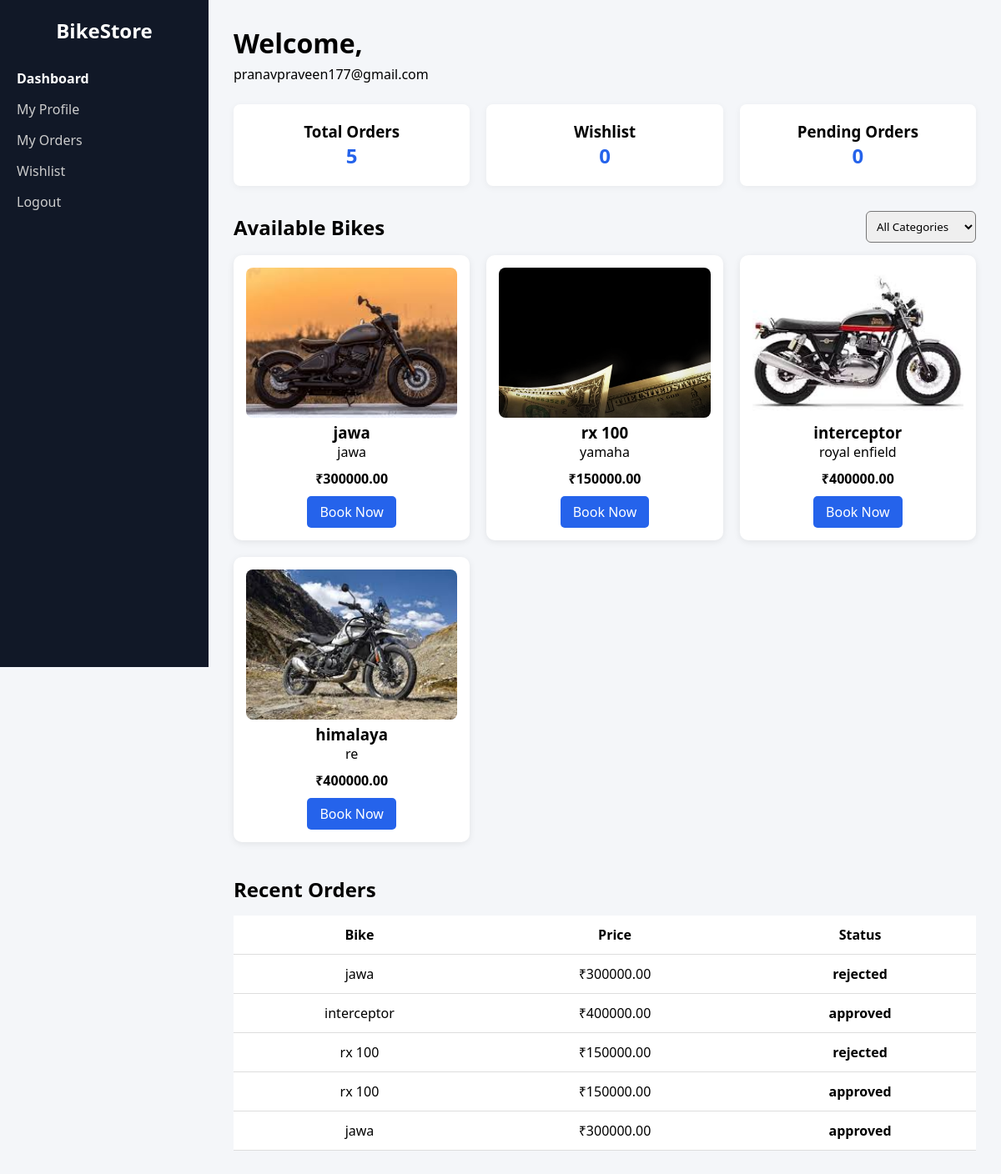
/user-dashboard/ (signed in), run on the app's committed database.
### bike/models.py (models this page shows, shortened)
class Bike(models.Model):
    CONDITION_CHOICES = (
        ('new', 'New'),
        ('used', 'Used'),
    )
    FUEL_CHOICES = (
        ('petrol', 'Petrol'),
        ('electric', 'Electric'),
        ('diesel', 'Diesel'),
    )
    seller = models.ForeignKey(
        User,
        on_delete=models.CASCADE,
        related_name="bikes"
    )
    title = models.CharField(max_length=200)
    brand = models.CharField(max_length=100)
    category = models.ForeignKey(
        Category,
        on_delete=models.SET_NULL,
        null=True,
        related_name="bikes"
    )
    description = models.TextField()
    price = models.DecimalField(
        max_digits=10,
        decimal_places=2
    )
    condition = models.CharField(
        max_length=10,
        choices=CONDITION_CHOICES,
        default='new'
    )
    year = models.PositiveIntegerField()
    mileage = models.PositiveIntegerField(
        help_text="KM Driven"
    )
    engine_capacity = models.CharField(
        max_length=50,
        help_text="Example: 150cc"
    )
    fuel_type = models.CharField(
        max_length=20,
        choices=FUEL_CHOICES,
        default='petrol'
    )
    color = models.CharField(max_length=50)
    location = models.CharField(max_length=200)
    main_image = models.ImageField(
        upload_to="bike_images/"
    )
    stock = models.PositiveIntegerField(default=1)
    is_available = models.BooleanField(default=True)
    is_featured = models.BooleanField(default=False)
    created_at = models.DateTimeField(
        auto_now_add=True
    )
    updated_at = models.DateTimeField(
        auto_now=True
    )

class Order(models.Model):
    STATUS_CHOICES = (
        ('pending', 'Pending'),
        ('approved', 'Approved'),
        ('rejected', 'Rejected'),
        ('delivered', 'Delivered'),
    )
    user = models.ForeignKey(
        User,
        on_delete=models.CASCADE,
        related_name="orders"
    )
    bike = models.ForeignKey(
        Bike,
        on_delete=models.CASCADE,
        related_name="orders"
    )
    quantity = models.PositiveIntegerField(default=1)
    total_price = models.DecimalField(
        max_digits=10,
        decimal_places=2
    )
    status = models.CharField(
        max_length=20,
        choices=STATUS_CHOICES,
        default='pending'
    )
    ordered_at = models.DateTimeField(auto_now_add=True)

### bike/views.py (the view)
# urls.py: path("user-dashboard/",views.user_dashboard,name="user_dashboard"),
@login_required
def user_dashboard(request):
    orders = Order.objects.filter(user=request.user).order_by('-ordered_at')[:5]
    context = {
        'orders': orders,
        'total_orders': Order.objects.filter(user=request.user).count(),
        'pending_orders': Order.objects.filter(user=request.user, status='pending').count(),
        'wishlist_count': 0,
        'bikes': Bike.objects.filter(is_available=True),
        'categories': Category.objects.all(),
    }
    return render(request, 'user_dashboard.html', context)

### bike/templates/user_dashboard.html (shortened to what this page needs)
{% load static %}
<!DOCTYPE html>
<html lang="en">
<head>
    <link rel="stylesheet" href="{% static 'css/user_dashboard.css' %}">
</head>
<body>
<div class="dashboard">
    <aside class="sidebar">
        <h2 class="logo">BikeStore</h2>
        <ul>
            <li><a href="{% url 'user_dashboard' %}" class="active">Dashboard</a></li>
            <li><a href="#">My Profile</a></li>
            <li><a href="{% url 'my_orders' %}">My Orders</a></li>
            <li><a href="#">Wishlist</a></li>
            <li><a href="{% url 'logout' %}">Logout</a></li>
        </ul>
    </aside>
    <main class="main-content">
        <div class="header">
            <h1>Welcome, {{ request.user.first_name }} {{ request.user.last_name }}</h1>
            <p>{{ request.user.email }}</p>
        </div>
        <div class="stats">
            <div class="stat-card">
                <h3>Total Orders</h3>
                <p>{{ total_orders }}</p>
            </div>
            <div class="stat-card">
                <h3>Wishlist</h3>
                <p>{{ wishlist_count }}</p>
            </div>
            <div class="stat-card">
                <h3>Pending Orders</h3>
                <p>{{ pending_orders }}</p>
            </div>
        </div>
        <div class="filter-section">
            <h2>Available Bikes</h2>
            <select id="categoryFilter">
                <option value="all">All Categories</option>
            </select>
        </div>
        <div class="bike-grid" id="bikeGrid">
            {% for bike in bikes %}
            <div class="bike-card" data-category="{{ bike.category.name }}">
                <img src="{{ bike.main_image.url }}" alt="{{ bike.title }}">
                <h3>{{ bike.title }}</h3>
                <p class="brand">{{ bike.brand }}</p>
                <p class="price">₹{{ bike.price }}</p>
                <a href="{% url 'book_now' bike.id %}" class="btn">Book Now</a>
            </div>
            {% empty %}
            <p>No bikes available.</p>
            {% endfor %}
        </div>
        <div class="orders">
            <h2>Recent Orders</h2>
            <table>
                <thead>
                    <tr>
                        <th>Bike</th>
                        <th>Price</th>
                        <th>Status</th>
                    </tr>
                </thead>
                <tbody>
                {% for order in orders %}
                    <tr>
                        <td>{{ order.bike.title }}</td>
                        <td>₹{{ order.bike.price }}</td>
                        <td class="status {{ order.status }}">{{ order.status }}</td>
                    </tr>
                {% empty %}
                    <tr>
                        <td colspan="3">No Orders Yet</td>
                    </tr>
                {% endfor %}
                </tbody>
            </table>
        </div>
    </main>
</div>
</body>
</html>

### bike/static/css/user_dashboard.css (style rules this page uses)
* { margin: 0; padding: 0; box-sizing: border-box; font-family: 'Segoe UI', sans-serif; }
body { background: #f4f6f9; }
.dashboard { display: flex; }
.sidebar { width: 250px; background: #111827; color: white; height: 100vh; padding: 20px; }
.logo { text-align: center; margin-bottom: 30px; }
.sidebar ul { list-style: none; }
.sidebar ul li { margin: 15px 0; }
.sidebar ul li a { color: #ccc; text-decoration: none; transition: 0.3s; }
.sidebar ul li a:hover, .sidebar ul li a.active { color: white; font-weight: bold; }
.main-content { flex: 1; padding: 30px; }
.header h1 { margin-bottom: 5px; }
.stats { display: flex; gap: 20px; margin: 25px 0; }
.stat-card { background: white; padding: 20px; flex: 1; border-radius: 8px; box-shadow: 0 2px 8px rgba(0,0,0,0.05); text-align: center; }
.stat-card p { font-size: 24px; font-weight: bold; color: #2563eb; }
.filter-section { margin: 30px 0 15px; display: flex; justify-content: space-between; align-items: center; }
.filter-section select { padding: 8px; border-radius: 6px; }
.bike-grid { display: grid; grid-template-columns: repeat(auto-fill, minmax(250px, 1fr)); gap: 20px; }
.bike-card { background: white; padding: 15px; border-radius: 10px; box-shadow: 0 2px 8px rgba(0,0,0,0.08); text-align: center; transition: 0.3s; }
.bike-card img { width: 100%; height: 180px; object-fit: cover; border-radius: 8px; }
.price { font-weight: bold; margin: 10px 0; }
.btn { display: inline-block; padding: 8px 15px; background: #2563eb; color: white; border-radius: 5px; text-decoration: none; transition: 0.3s; }
.orders { margin-top: 40px; }
.orders table { width: 100%; background: white; border-collapse: collapse; margin-top: 15px; }
.orders th, .orders td { padding: 12px; border-bottom: 1px solid #ddd; text-align: center; }
.status { font-weight: bold; }

### data on the page
Bike: main_image (picture), title "jawa", brand "jawa", price "300000.00"
Bike: main_image (picture), title "rx 100", brand "yamaha", price "150000.00"
Bike: main_image (picture), title "interceptor", brand "royal enfield", price "400000.00"
Bike: main_image (picture), title "himalaya", brand "re", price "400000.00"
Order: bike "jawa", bike.price "300000.00", status "rejected"
Order: bike "interceptor", bike.price "400000.00", status "approved"
Order: bike "rx 100", bike.price "150000.00", status "rejected"
Order: bike "rx 100", bike.price "150000.00", status "approved"
Order: bike "jawa", bike.price "300000.00", status "approved"

### other printed values
{{ request.user.email }} "pranavpraveen177@gmail.com"
{{ total_orders }} "5"
{{ wishlist_count }} "0"
{{ pending_orders }} "0"
